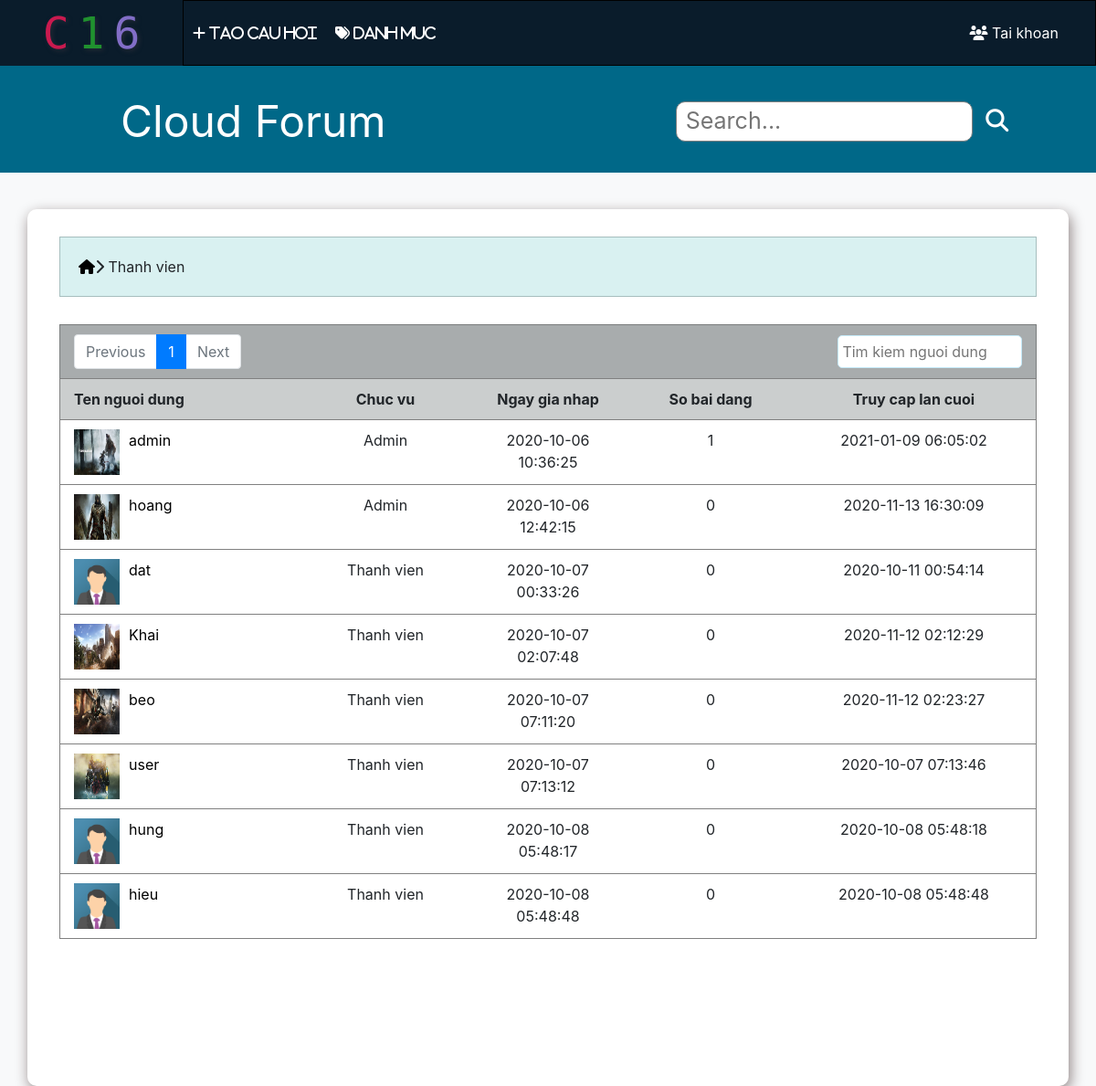
Screenshot of /forum-members.php with the database file from the repository.
### tables this page shows
CREATE TABLE `users` (
  `user_id` int(11) NOT NULL,
  `name` varchar(55) NOT NULL,
  `password` varchar(255) NOT NULL,
  `email` varchar(55) NOT NULL,
  `role` tinyint(4) NOT NULL DEFAULT '0',
  `create_at` timestamp NOT NULL DEFAULT CURRENT_TIMESTAMP
);

CREATE TABLE `user_info` (
  `user_id` int(11) DEFAULT NULL,
  `real_name` varchar(55) DEFAULT NULL,
  `birth` date DEFAULT NULL,
  `gender` tinyint(4) DEFAULT NULL,
  `last_online` timestamp NOT NULL DEFAULT CURRENT_TIMESTAMP ON UPDATE CURRENT_TIMESTAMP,
  `img` varchar(300) NOT NULL
);

### database/database-function.php (called while the page is built, shortened)
<?php
    require_once('forum-connection.php');
    function simpleQuery($sql, bool $isGet = true, $params = []){
        global $conn;
        $stmt = $conn -> prepare($sql);
        if(count($params) > 0){
            $types = '';
            foreach($params as $v){
                if(is_int($v)){
                    $types = $types.'i';
                }else if(is_double($v)){
                    $types = $types.'d';
                }else{
                    $types = $types.'s';
                }
            }
            $values = array_values($params);
            $stmt -> bind_param($types, ...$values);
        }
        $stmt -> execute();
        if($isGet){
            $record = $stmt -> get_result() -> fetch_all(MYSQLI_ASSOC);
            return $record;
        }else{
            return $stmt;
        }
    }
?>

### forum-members.php (the view, shortened to what this page needs)
<?php
    require_once("./database/database-function.php");
    $max = 15;
?>
<!DOCTYPE html>
<html lang="en">
<?php
include("forum/head.php");
?>
<body class="bg-light">
    <div class="container-fluid h-main-container">
        <?php
            include("forum/logo.php");
            include("forum/banner.php");
        ?>
        <div class="row h-main-row bg-light" >
            <div class="container h-main-con">
                <?php
                    include("forum/navbar.php");
                ?>
                <div class="row h-secondary-row">
                    <div class="container-fluid h-topics-content-title">
                        <div class="row">
                            <div class="col-sm-12" style="padding-right: 30px;">
                                <div class="container-fluid h-cate-main">
                                    <div class="row h-mem-search">
                                        <div class="col-6">
                                            <nav aria-label="...">
                                                <ul class="pagination" id="member-pagination">
                                                    <?php
                                                         $sql = "select user_id from users";
                                                         $article = simpleQuery($sql);
                                                         $total = count($article);
                                                         $totalPages = intdiv($total, $max);
                                                         $redundant = (int)$total % (int)$max;
                                                         $pages = $totalPages;
                                                         if($redundant > 0){
                                                             $pages++;
                                                         }
                                                         echo '<li class="page-item disabled">
                                                        <a class="page-link" href="#" tabindex="-1">Previous</a>
                                                    </li>';
                                                         for($i = 1; $i <= $pages; $i++){
                                                             if($i == 1){
                                                                 echo '<li class="page-item active"><a class="page-link" href="#" onclick="return pagination('.$i.','.$max.',false)">'.$i.'</a></li>';
                                                             }else{
                                                                 echo '<li class="page-item"><a class="page-link" onclick="return pagination('.$i.','.$max.',false)">'.$i.'</a></li>';
                                                             }
                                                         }
                                                    if($pages > 1){
                                                        echo '<li class="page-item">
                                                        <a class="page-link" href="#" onclick="return pagination(2,'.$max.',false)">Next</a>
                                                    </li>';
                                                    }else{
                                                        echo '<li class="page-item disabled">
                                                        <a class="page-link" href="#">Next</a>
                                                    </li>';
                                                    }
                                                    ?>
                                                </ul>
                                            </nav>
                                        </div>
                                        <div class="col-6">
                                            <input type="text" class="h-text-input" placeholder="Tim kiem nguoi dung" oninput="searchMember(this,1,<?php echo $max?>)">
                                        </div>
                                    </div>
                                    <div class="row h-mem-header">
                                        <div class="col-3">Ten nguoi dung</div>
                                        <div class="col-2">Chuc vu</div>
                                        <div class="col-2">Ngay gia nhap</div>
                                        <div class="col-2">So bai dang</div>
                                        <div class="col-3">Truy cap lan cuoi</div>
                                    </div>
                                    <div id="member-container">
                                    <?php
                                        $sql = "select user_id, name, role, create_at from users limit $max";
                                        $record = simpleQuery($sql);
                                        foreach($record as $v){
                                            $sql = "select img from user_info where user_id = ?";
                                            $info = simpleQuery($sql, 1, [$v['user_id']]);
                                            echo '<div class="h-mem-mem">
                                            <div class="row h-mem-row">
                                                <div class="col-3 h-mem-col">
                                                    <div>
                                                        <img src="'.$info[0]['img'].'" alt="" class="h-mem-row-user-img">
                                                    </div>
                                                    <div>
                                                        <a href="forum-information.php?user_id='.$v['user_id'].'" class="h-a">'.$v['name'].'</a>
                                                    </div>
                                                </div>
                                                <div class="col-2">';
                                                if($v['role'] == 1){
                                                    echo 'Admin';
                                                }else{
                                                    echo 'Thanh vien';
                                                }
                                                echo '</div>
                                                <div class="col-2">'.$v['create_at'].'</div>
                                                <div class="col-2">';
                                                $sql = "select count(article_id) as count from articles where user_id = ?";
                                                $row = simpleQuery($sql, 1, [$v['user_id']]);
                                                echo $row[0]['count'];
                                                echo '</div>
                                                <div class="col-3">';
                                                    $sql = "select last_online from user_info where user_id = ?";
                                                    $info = simpleQuery($sql,1, [$v['user_id']]);
                                                    echo $info[0]['last_online'];
                                                echo '</div>
                                            </div>
                                        </div>';
                                        }
                                    ?>
                                    </div>
                                </div>
                            </div>
                        </div>
                    </div>
                </div>
            </div>
        </div>
    </div>
</body>
</html>

### css/forum.css (style rules this page uses)
.h-a { color: black; }
* { padding: 0px; margin: 0px; box-sizing: border-box; }
.bg-light { height: 1000px; }
.container { padding-top: 20px; margin-top: 40px; background: white; box-shadow: 2px 5px 15px rgb(141, 129, 129); border-radius: 10px; }
.h-secondary-row { margin: 10px 20px 0 5px; }
.h-text-input { padding: 5px 0 5px 4px; border-radius: 5px; border: 1px solid rgb(196, 233, 248); }
.h-topics-content-title { padding: 0px; }

### css/forum-category.css (style rules this page uses)
.h-cate-main { margin-left: 15px; margin-top: 20px; }

### css/forum-members.css (style rules this page uses)
.h-mem-search { background: #a8acad; display: flex; align-items: center; padding: 10px 0; border-top: 1px solid #797c7c; border-left: 1px solid #797c7c; border-right: 1px solid #797c7c; }
.h-mem-search .pagination { margin: 0; }
.h-mem-search > div:last-child { display: flex; justify-content: flex-end; }
.h-mem-search > div:last-child input { width: 40%; }
.h-mem-header { background: #cbcece ; padding: 10px 0; font-weight: bold; border: 1px solid grey; }
.h-mem-header > div { text-align: center; }
.h-mem-header > div:first-child { text-align: start; }
.h-mem-row { border-bottom: 1px solid gray; border-left: 1px solid gray; border-right: 1px solid gray; text-align: center; }
.h-mem-row-user-img { width: 50px; height: 50px; }
.h-mem-row > div { padding: 10px 15px 10px 15px; }
.h-mem-col { display: flex; padding: 10px 0 10px 15px; }
.h-mem-col > div:last-child { margin-left: 10px; color: rgb(44, 47, 240); }

### rows the page displays
users: user_info.img (picture), name "admin", role "Admin", create_at "2020-10-06 10:36:25", count "1", user_info.last_online "2021-01-09 06:05:02"
users: user_info.img (picture), name "hoang", role "Admin", create_at "2020-10-06 12:42:15", count "0", user_info.last_online "2020-11-13 16:30:09"
users: user_info.img (placeholder picture), name "dat", role "Thanh vien", create_at "2020-10-07 00:33:26", count "0", user_info.last_online "2020-10-11 00:54:14"
users: user_info.img (picture), name "Khai", role "Thanh vien", create_at "2020-10-07 02:07:48", count "0", user_info.last_online "2020-11-12 02:12:29"
users: user_info.img (picture), name "beo", role "Thanh vien", create_at "2020-10-07 07:11:20", count "0", user_info.last_online "2020-11-12 02:23:27"
users: user_info.img (placeholder picture), name "user", role "Thanh vien", create_at "2020-10-07 07:13:12", count "0", user_info.last_online "2020-10-07 07:13:46"
users: user_info.img (placeholder picture), name "hung", role "Thanh vien", create_at "2020-10-08 05:48:17", count "0", user_info.last_online "2020-10-08 05:48:18"
users: user_info.img (placeholder picture), name "hieu", role "Thanh vien", create_at "2020-10-08 05:48:48", count "0", user_info.last_online "2020-10-08 05:48:48"
